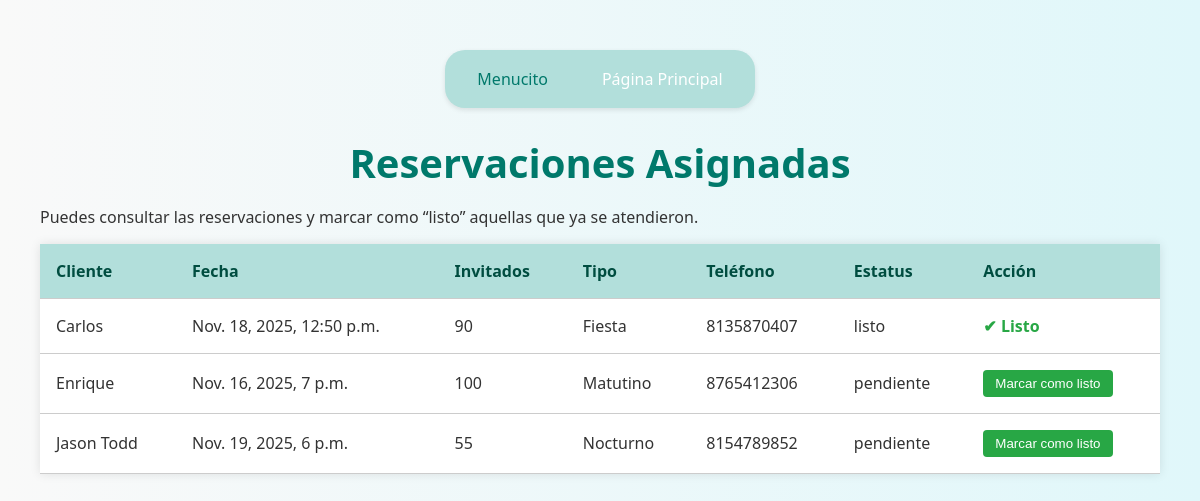
The page /listar_empleado/ on the database as committed earlier.
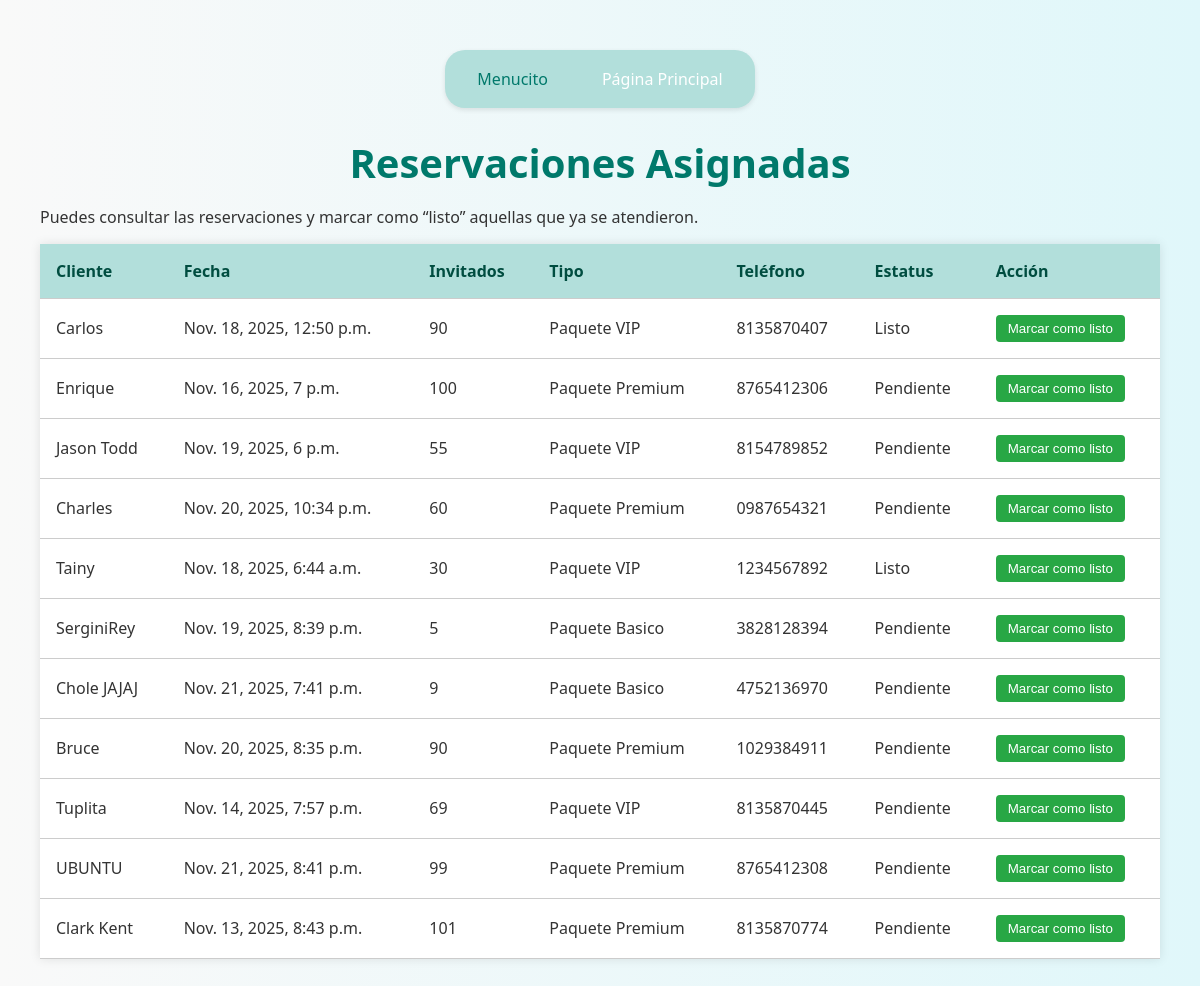
The same page on the database as committed later.
### app/models.py (models this page shows, shortened)
class RESERVACION(models.Model):
    nombre_cliente = models.CharField(max_length=100)
    fecha_evento = models.DateTimeField()
    num_invitados = models.IntegerField()
    tipo_evento = models.CharField(max_length=50)
    telefono_contacto = models.CharField(max_length=15)
    estatus = models.CharField(max_length=20, default='Pendiente')

### app/views.py (the view)
# urls.py: path('listar_empleado/', views.listar_empleado, name='listar_empleado'),
def listar_empleado(request):
    reservaciones = RESERVACION.objects.all()
    return render(request, 'listar_empleado.html', {'reservaciones': reservaciones})

### app/templates/listar_empleado.html (shortened to what this page needs)
{% load static %}
<!DOCTYPE html>
<html lang="es" translate="no">
<head>
    <link rel="stylesheet" href="{% static 'css/stylelistar.css' %}">
</head>
<body>
    <nav class="navbar navbar-expand-lg bg-body-tertiary">
        <div class="container-fluid">
            <div class="navbar-nav">
                <a class="nav-var">Menucito</a>
                <a class="nav-link" href="{% url 'inicio' %}">Página Principal</a>
            </div>
        </div>
    </nav>
    <h1>Reservaciones Asignadas</h1>
    <p class="mensaje-info">Puedes consultar las reservaciones y marcar como “listo” aquellas que ya se atendieron.</p>
    <table class="tabla-productos">
        <thead>
            <tr>
                <th>Cliente</th>
                <th>Fecha</th>
                <th>Invitados</th>
                <th>Tipo</th>
                <th>Teléfono</th>
                <th>Estatus</th>
                <th>Acción</th>
            </tr>
        </thead>
        <tbody>
            {% for reservacion in reservaciones %}
            <tr>
                <td>{{ reservacion.nombre_cliente }}</td>
                <td>{{ reservacion.fecha_evento }}</td>
                <td>{{ reservacion.num_invitados }}</td>
                <td>{{ reservacion.tipo_evento }}</td>
                <td>{{ reservacion.telefono_contacto }}</td>
                <td>{{ reservacion.estatus }}</td>
                <td>
                    {% if reservacion.estatus != "listo" %}
                    <form method="post" action="{% url 'marcar_listo' reservacion.id %}">
                        <button class="boton-listo" type="submit">Marcar como listo</button>
                    </form>
                    {% else %}
                    <span class="estatus-listo">✔ Listo</span>
                    {% endif %}
                </td>
            </tr>
            {% empty %}
            <tr>
                <td colspan="7" class="text-center text-muted">No hay reservaciones disponibles.</td>
            </tr>
            {% endfor %}
        </tbody>
    </table>
</body>
</html>

Rows that differ between the two databases and show on the page:
changed RESERVACION "Carlos": tipo_evento "Fiesta" → "Paquete VIP"; estatus "listo" → "Listo"; estatus "✔ Listo" → "Marcar como listo"
changed RESERVACION "Enrique": tipo_evento "Matutino" → "Paquete Premium"; estatus "pendiente" → "Pendiente"
changed RESERVACION "Jason Todd": tipo_evento "Nocturno" → "Paquete VIP"; estatus "pendiente" → "Pendiente"
added RESERVACION: nombre_cliente "Charles", fecha_evento "Nov. 20, 2025, 10:34 p.m.", num_invitados "60", tipo_evento "Paquete Premium", telefono_contacto "0987654321", estatus "Pendiente", shows "Marcar como listo"
added RESERVACION: nombre_cliente "Tainy", fecha_evento "Nov. 18, 2025, 6:44 a.m.", num_invitados "30", tipo_evento "Paquete VIP", telefono_contacto "1234567892", estatus "Listo", shows "Marcar como listo"
added RESERVACION: nombre_cliente "SerginiRey", fecha_evento "Nov. 19, 2025, 8:39 p.m.", num_invitados "5", tipo_evento "Paquete Basico", telefono_contacto "3828128394", estatus "Pendiente", shows "Marcar como listo"
added RESERVACION: nombre_cliente "Chole JAJAJ", fecha_evento "Nov. 21, 2025, 7:41 p.m.", num_invitados "9", tipo_evento "Paquete Basico", telefono_contacto "4752136970", estatus "Pendiente", shows "Marcar como listo"
added RESERVACION: nombre_cliente "Bruce", fecha_evento "Nov. 20, 2025, 8:35 p.m.", num_invitados "90", tipo_evento "Paquete Premium", telefono_contacto "1029384911", estatus "Pendiente", shows "Marcar como listo"
added RESERVACION: nombre_cliente "Tuplita", fecha_evento "Nov. 14, 2025, 7:57 p.m.", num_invitados "69", tipo_evento "Paquete VIP", telefono_contacto "8135870445", estatus "Pendiente", shows "Marcar como listo"
added RESERVACION: nombre_cliente "UBUNTU", fecha_evento "Nov. 21, 2025, 8:41 p.m.", num_invitados "99", tipo_evento "Paquete Premium", telefono_contacto "8765412308", estatus "Pendiente", shows "Marcar como listo"
added RESERVACION: nombre_cliente "Clark Kent", fecha_evento "Nov. 13, 2025, 8:43 p.m.", num_invitados "101", tipo_evento "Paquete Premium", telefono_contacto "8135870774", estatus "Pendiente", shows "Marcar como listo"
